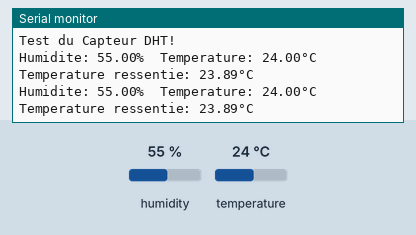
Simulated run of this sketch. Board: Arduino Uno, built with avr-gcc and run on an emulated ATmega328P. On the bench: the last lines printed to the serial monitor. The test bench sets the inputs (shaded band); at power-on: humidity 55 %, temperature 24 °C.

Above: at 4.8 s.
4.9 s: humidity set to 22 %
At 6.8 s:
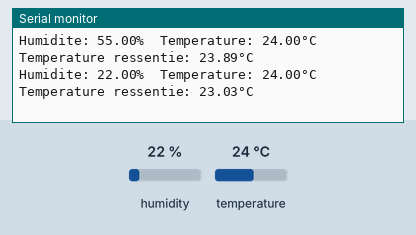
7.9 s: temperature set to 12 °C
At 9.5 s:
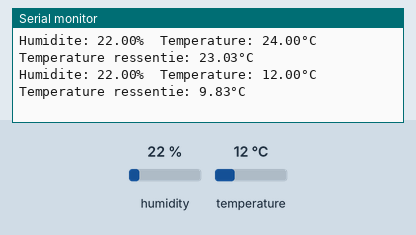
10.9 s: humidity set to 40 %
At 13.5 s:
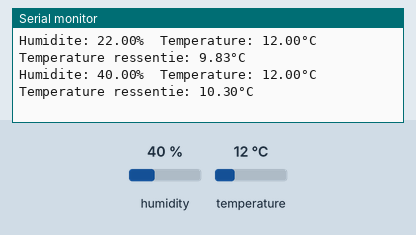
13.9 s: temperature set to 28 °C
At 15.2 s:
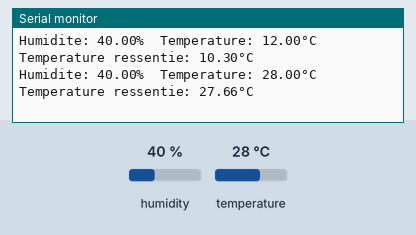
Timing chart, 0 to 16.9 s (numbered marks = the images above; inputs shaded):
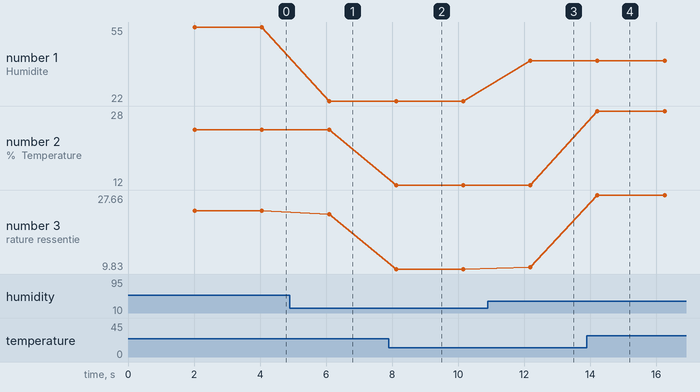

The sketch:

DHT11_22_sensor.ino
```cpp
// REQUIRES the following Arduino libraries:
// - DHT Sensor Library: https://github.com/adafruit/DHT-sensor-library
// - Adafruit Unified Sensor Lib: https://github.com/adafruit/Adafruit_Sensor

#include "DHT.h"

#define DHTPIN A0     // Digital pin connected to the DHT sensor
// Feather HUZZAH ESP8266 note: use pins 3, 4, 5, 12, 13 or 14 --
// Pin 15 can work but DHT must be disconnected during program upload.

// Uncomment whatever type you're using!
#define DHTTYPE DHT11   // DHT 11
//#define DHTTYPE DHT22   // DHT 22  (AM2302), AM2321
//#define DHTTYPE DHT21   // DHT 21 (AM2301)

// Connect pin 1 (on the left) of the sensor to +5V
// NOTE: If using a board with 3.3V logic like an Arduino Due connect pin 1
// to 3.3V instead of 5V!
// Connect pin 2 of the sensor to whatever your DHTPIN is
// Connect pin 4 (on the right) of the sensor to GROUND
// Connect a 10K resistor from pin 2 (data) to pin 1 (power) of the sensor

// Initialize DHT sensor.

DHT dht(DHTPIN, DHTTYPE);

void setup() {
  Serial.begin(9600);
  Serial.println(F("Test du Capteur DHT!"));

  dht.begin();
}

void loop() {
  // Wait a few seconds between measurements.
  delay(2000);

  // Reading temperature or humidity takes about 250 milliseconds!
  // Sensor readings may also be up to 2 seconds 'old' (its a very slow sensor)
  float h = dht.readHumidity();
  // Read temperature as Celsius (the default)
  float t = dht.readTemperature();

  // Check if any reads failed and exit early (to try again).
  if (isnan(h) || isnan(t)) {
    Serial.println(F("Impossible de lire depuis le capteur DHT!"));
    return;
  }

  // Compute heat index in Celsius (isFahreheit = false)
  float hic = dht.computeHeatIndex(t, h, false);

  Serial.print(F("Humidite: "));
  Serial.print(h);
  Serial.print(F("%  Temperature: "));
  Serial.print(t);
  Serial.print(F("°C "));
  Serial.print(F("Temperature ressentie: "));
  Serial.print(hic);
  Serial.println(F("°C "));
}
```

Measured:
- after the input at 4.9 s, the serial monitor: prints a new line after 1.2 s (image 1)
- after the input at 7.9 s, the serial monitor: prints a new line after 0.22 s (image 2)
- after the input at 10.9 s, the serial monitor: prints a new line after 1.3 s (image 3)
- after the input at 13.9 s, the serial monitor: prints a new line after 0.32 s (image 4)
- plotted number 1: 55 → 22 after the input at 4.9 s, 22 → 40 after the input at 10.9 s
- plotted number 2: 24 → 12 after the input at 7.9 s, 12 → 28 after the input at 13.9 s
- plotted number 3: 23.89 → 23.03 after the input at 4.9 s, 23.03 → 9.83 after the input at 7.9 s, 9.83 → 10.3 after the input at 10.9 s, 10.3 → 27.66 after the input at 13.9 s
